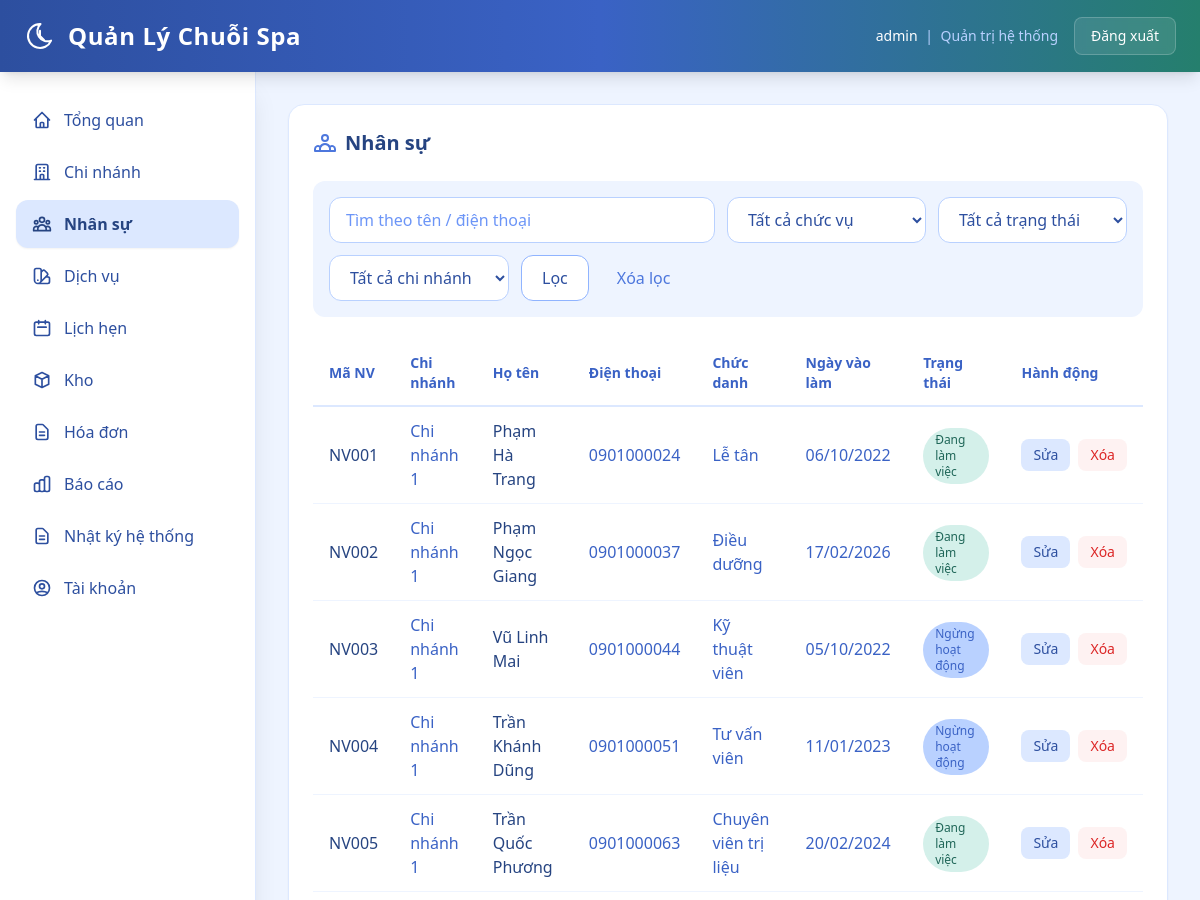
/web/staff (signed in, upper part), run on an earlier commit of the app's database.
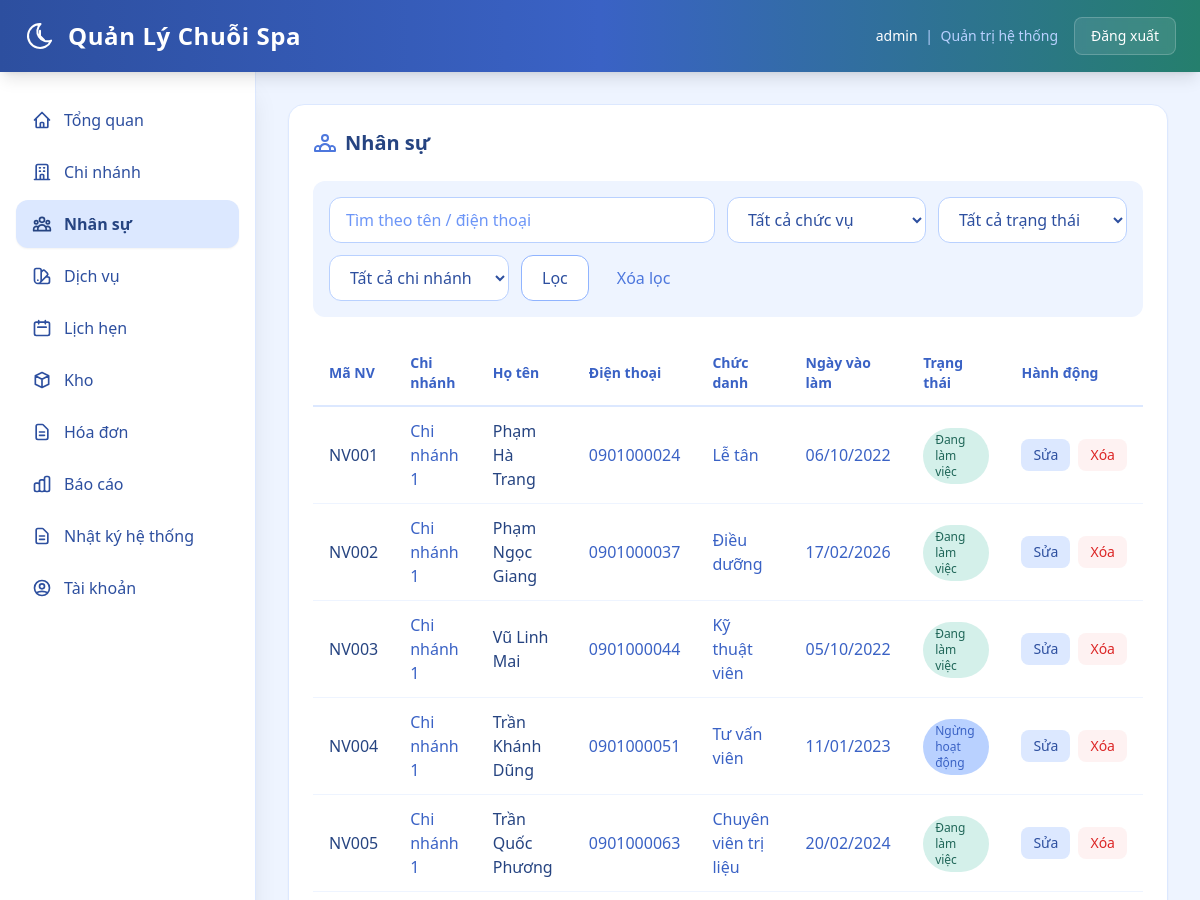
And on a later commit of the database.
### backend/models.py (models this page shows)
class TimestampMixin:
    created_at = db.Column(db.DateTime, nullable=False, default=datetime.utcnow)
    updated_at = db.Column(
        db.DateTime,
        nullable=False,
        default=datetime.utcnow,
        onupdate=datetime.utcnow,
    )

class Staff(db.Model, TimestampMixin):
    __tablename__ = "staffs"
    id = db.Column(db.Integer, primary_key=True)
    branch_id = db.Column(db.Integer, db.ForeignKey("branches.id"), nullable=False, index=True)
    full_name = db.Column(db.String(255), nullable=False)
    phone = db.Column(db.String(32), nullable=True, unique=True, index=True)
    title = db.Column(db.String(64), nullable=True)
    status = db.Column(db.String(32), nullable=False, default="active")
    start_date = db.Column(db.Date, nullable=True)
    note = db.Column(db.String(500), nullable=True)
    branch = db.relationship("Branch", foreign_keys=[branch_id], lazy="joined")

class Branch(db.Model, TimestampMixin):
    __tablename__ = "branches"
    id = db.Column(db.Integer, primary_key=True)
    branch_code = db.Column(db.String(16), nullable=True, unique=True, index=True)
    name = db.Column(db.String(255), nullable=False, unique=True)
    address = db.Column(db.String(500), nullable=True)
    phone = db.Column(db.String(32), nullable=True, unique=True)
    manager_name = db.Column(db.String(255), nullable=True)
    manager_staff_id = db.Column(db.Integer, db.ForeignKey("staffs.id"), nullable=True, index=True)
    status = db.Column(db.String(32), nullable=False, default="active")
    manager_staff = db.relationship("Staff", foreign_keys=[manager_staff_id], lazy="joined")

### backend/web_modules/nhan_su.py (the view)
@web_bp.get("/staff")
@roles_required("super_admin", "branch_manager")
def staff():
    user = g.web_user
    scope_ids = getattr(g, "scope_branch_ids", [])
    q = parse_text(request.args.get("q"))
    title = parse_text(request.args.get("title"))
    status = normalize_choice(request.args.get("status"), {"active", "inactive"}, "")
    selected_branch_id = resolve_selected_branch_id(scope_ids, parse_int(request.args.get("branch_id")))
    edit_id = parse_int(request.args.get("edit_id"))
    page = parse_page(request.args.get("page"), default=1)
    query = Staff.query.filter(Staff.branch_id.in_(scope_ids))
    if selected_branch_id:
        query = query.filter(Staff.branch_id == selected_branch_id)
    if q:
        keyword = f"%{q}%"
        query = query.filter(or_(Staff.full_name.ilike(keyword), Staff.phone.ilike(keyword)))
    if title:
        query = query.filter(Staff.title == title)
    if status:
        query = query.filter(Staff.status == status)
    pager = paginate(query.order_by(Staff.id.asc()), page=page, per_page=10)
    branch_options = list_scope_branches(scope_ids, order_by="id")
    title_options = build_staff_title_options(scope_ids)
    if title and title not in title_options:
        title_options.insert(0, title)
    edit_row = None
    if edit_id:
        edit_row = Staff.query.filter(Staff.id == edit_id, Staff.branch_id.in_(scope_ids)).first()
    form_branch_id = (
        edit_row.branch_id
        if edit_row
        else selected_branch_id
    )
    if form_branch_id is None and scope_ids:
        form_branch_id = scope_ids[0]
    form_data = {
        "staff_id": edit_row.id if edit_row else None,
        "branch_id": form_branch_id,
        "full_name": edit_row.full_name if edit_row else "",
        "phone": edit_row.phone if edit_row else "",
        "title": edit_row.title if edit_row else "",
        "start_date": edit_row.start_date.isoformat() if edit_row and edit_row.start_date else "",
        "note": edit_row.note if edit_row else "",
        "status": edit_row.status if edit_row else "active",
    }
    return render_template(
        "web/staff.html",
        rows=pager.items,
        pager=pager,
        branch=db.session.get(Branch, selected_branch_id) if selected_branch_id else None,
        branch_options=branch_options,
        selected_branch_id=selected_branch_id,
        q=q,
        title=title,
        status=status,
        title_options=title_options,
        edit_mode=bool(edit_row),
        form_data=form_data,
        is_super_admin=user.is_super_admin,
    )

### backend/models.py (called while the page is built)
    @property
    def is_super_admin(self) -> bool:
        return self.role == "super_admin"

### backend/web.py (called while the page is built)
def parse_text(value: str | None) -> str:
    return (value or "").strip()

def collect_non_empty_text(rows) -> list[str]:
    return [text for (value,) in rows if (text := parse_text(value))]

def parse_int(value):
    try:
        return int(value)
    except (TypeError, ValueError):
        return None

def parse_page(value, default=1):
    page = parse_int(value)
    if page is None or page < 1:
        return default
    return page

def normalize_choice(value, allowed, default):
    text = parse_text(value).lower()
    if text in allowed:
        return text
    return default

def paginate(query, page, per_page=10):
    return query.paginate(page=page, per_page=per_page, error_out=False)

def role_label(role: str) -> str:
    return ROLE_LABELS.get(role, role)

def can_access_menu_for_user(user: User | None, menu_key: str) -> bool:
    if not user:
        return False
    return menu_key in ROLE_MENU_ACCESS.get(user.role, set())

### backend/templates/web/staff.html (shortened to what the changed rows need)
{% extends "web/base.html" %}
{% block content %}
  <section class="bg-white rounded-2xl shadow-sm border border-spa-100 p-6 mb-6">
    <h2 class="text-xl font-bold text-spa-800 mb-6 flex items-center gap-2">
      Nhân sự{% if branch %} - {{ branch.name }}{% endif %}
    </h2>
    <div class="overflow-x-auto">
      <table class="w-full">
        <thead>
          <tr class="border-b-2 border-spa-100">
            <th class="text-left py-3 px-4 text-sm font-semibold text-spa-600">Mã NV</th>
            <th class="text-left py-3 px-4 text-sm font-semibold text-spa-600">Chi nhánh</th>
            <th class="text-left py-3 px-4 text-sm font-semibold text-spa-600">Họ tên</th>
            <th class="text-left py-3 px-4 text-sm font-semibold text-spa-600">Điện thoại</th>
            <th class="text-left py-3 px-4 text-sm font-semibold text-spa-600">Chức danh</th>
            <th class="text-left py-3 px-4 text-sm font-semibold text-spa-600">Ngày vào làm</th>
            <th class="text-left py-3 px-4 text-sm font-semibold text-spa-600">Trạng thái</th>
            <th class="text-left py-3 px-4 text-sm font-semibold text-spa-600">Hành động</th>
          </tr>
        </thead>
        <tbody class="divide-y divide-spa-50">
          {% for row in rows %}
            <tr class="hover:bg-spa-50/50 transition-colors">
              <td class="py-3 px-4 text-spa-800 font-medium">{{ 'NV%03d'|format(row.id) }}</td>
              <td class="py-3 px-4 text-spa-600">{{ row.branch.name if row.branch else '-' }}</td>
              <td class="py-3 px-4 text-spa-800 font-medium">{{ row.full_name }}</td>
              <td class="py-3 px-4 text-spa-600">{{ row.phone or "-" }}</td>
              <td class="py-3 px-4 text-spa-600">{{ row.title or "-" }}</td>
              <td class="py-3 px-4 text-spa-600">{{ row.start_date.strftime('%d/%m/%Y') if row.start_date else '-' }}</td>
              <td class="py-3 px-4">
                <span class="inline-flex px-3 py-1 rounded-full text-xs font-medium
                  {% if row.status == 'active' %}bg-sage-100 text-sage-700{% else %}bg-spa-200 text-spa-600{% endif %}">
                  {{ 'Đang làm việc' if row.status == 'active' else 'Ngừng hoạt động' }}
                </span>
              </td>
              <td class="py-3 px-4">
                <div class="flex items-center gap-2">
                  <a href="{{ url_for('web.staff', edit_id=row.id, page=pager.page, q=q, title=title, status=status, branch_id=selected_branch_id) }}#staff-editor"
                    class="px-3 py-1.5 rounded-lg bg-spa-100 text-spa-700 hover:bg-spa-200 text-sm font-medium transition-all">
                    Sửa
                  </a>
                  <form method="post" action="{{ url_for('web.staff_delete') }}" class="inline"
                    data-confirm-modal="1"
                    data-confirm-message="Nếu nhân sự đã phát sinh nghiệp vụ, trạng thái sẽ chuyển sang ngừng hoạt động thay vì xóa. Tiếp tục?"
                    data-confirm-ok-label="Xóa nhân sự">
                    <button type="submit" class="px-3 py-1.5 rounded-lg bg-red-50 text-red-600 hover:bg-red-100 text-sm font-medium transition-all">
                      Xóa
                    </button>
                  </form>
                </div>
              </td>
            </tr>
          {% else %}
            <tr><td colspan="8" class="py-8 text-center text-spa-400">Không có dữ liệu.</td></tr>
          {% endfor %}
        </tbody>
      </table>
    </div>
  </section>
{% endblock %}

What changed in the data, as far as the page shows it:
changed Staff "NV003": status "Ngừng hoạt động" → "Đang làm việc"
